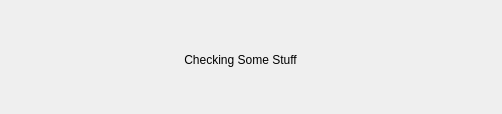
<?xml version="1.0" encoding="UTF-8"?>
<ui version="4.0">
 <class>Dialog</class>
 <widget class="QDialog" name="Dialog">
  <property name="geometry">
   <rect>
    <x>0</x>
    <y>0</y>
    <width>502</width>
    <height>114</height>
   </rect>
  </property>
  <property name="windowTitle">
   <string>Dialog</string>
  </property>
  <widget class="QLabel" name="label">
   <property name="geometry">
    <rect>
     <x>30</x>
     <y>50</y>
     <width>421</width>
     <height>20</height>
    </rect>
   </property>
   <property name="text">
    <string>Checking Some Stuff</string>
   </property>
   <property name="alignment">
    <set>Qt::AlignCenter</set>
   </property>
  </widget>
 </widget>
 <resources/>
 <connections/>
</ui>
